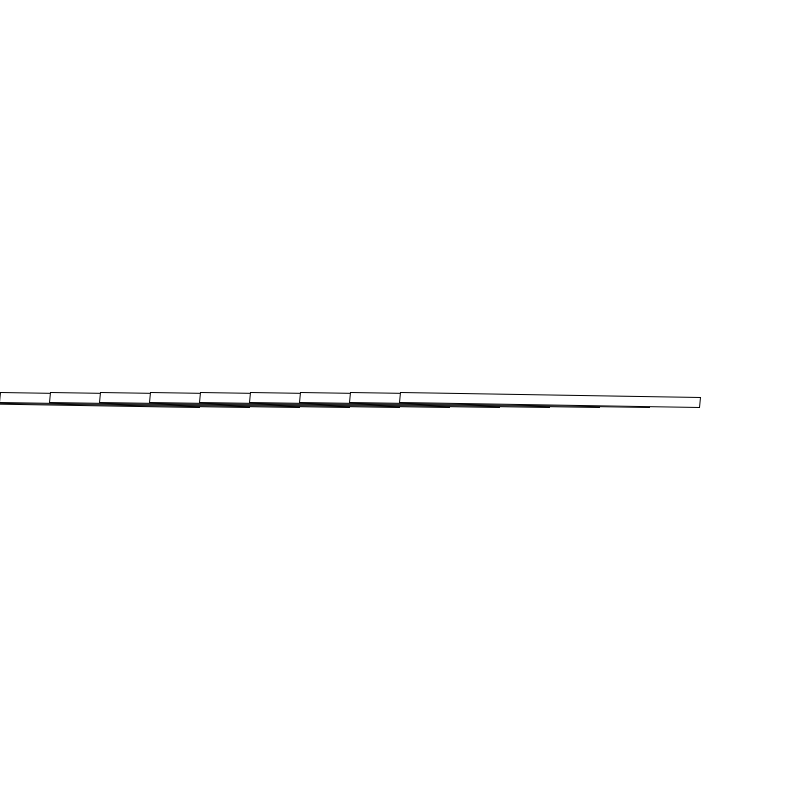
Frame 1 (no input)
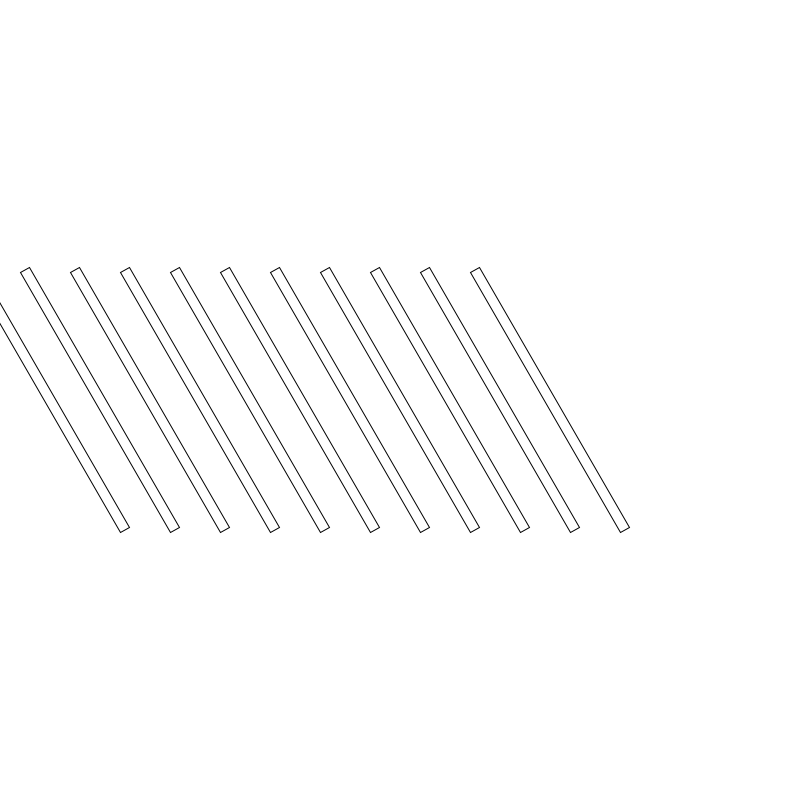
Frame 60 (the mouse pressed at the canvas centre just before this capture)
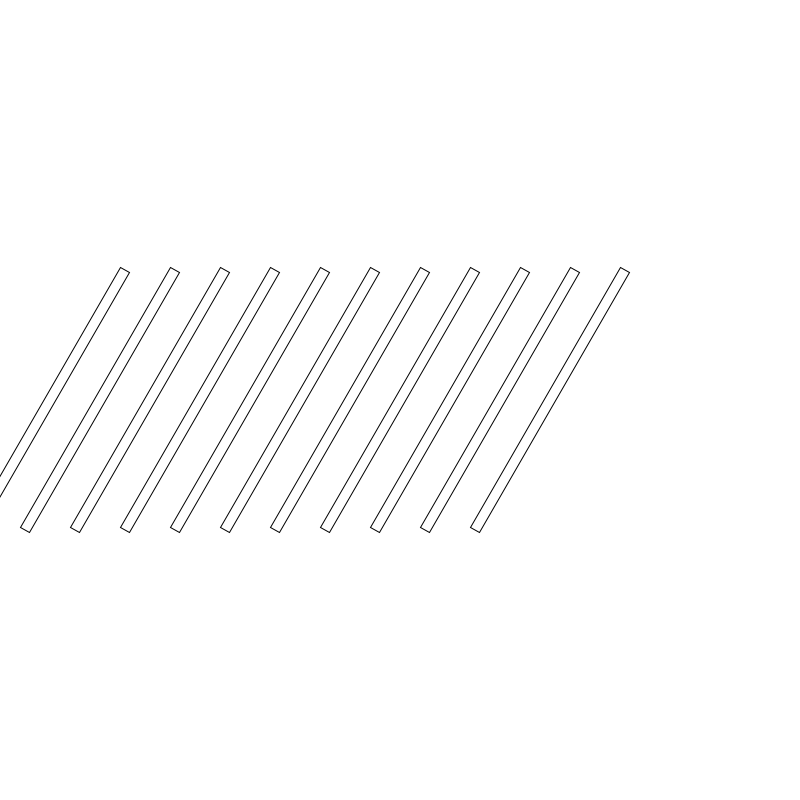
Frame 120 (the mouse held since frame 60 and released just before this capture)

The Processing sketch that drew these frames (run headless with seeded random() and noise(); from frame 60 on, the mouse is pressed at the canvas centre):

// Processing sketch: s039_translate_rotate
// ── s039_translate_rotate.pde
void setup() {
  size(800, 800);
  rectMode(CENTER);
}

void draw() {
  background(255);

  for (int x=50; x<600; x = x + 50) {
    
    // Save the current axes
    // before changing them with translate
    // or rotate. This way we can undo
    // the transformations with popMatrix()
    pushMatrix();
    
    // place 0,0 at the center of the screen
    translate(x, height/2);
    
    // rotate the axes
    rotate(radians(frameCount));
    
    // draw something
    rect(0, 0, 300, 10);
    
    // Restore the axes so they are the same
    // as before translate + rotate.
    popMatrix();
    
    // Note: pushMatrix() and popMatrix()
    // must always go in pairs.
  }

}
